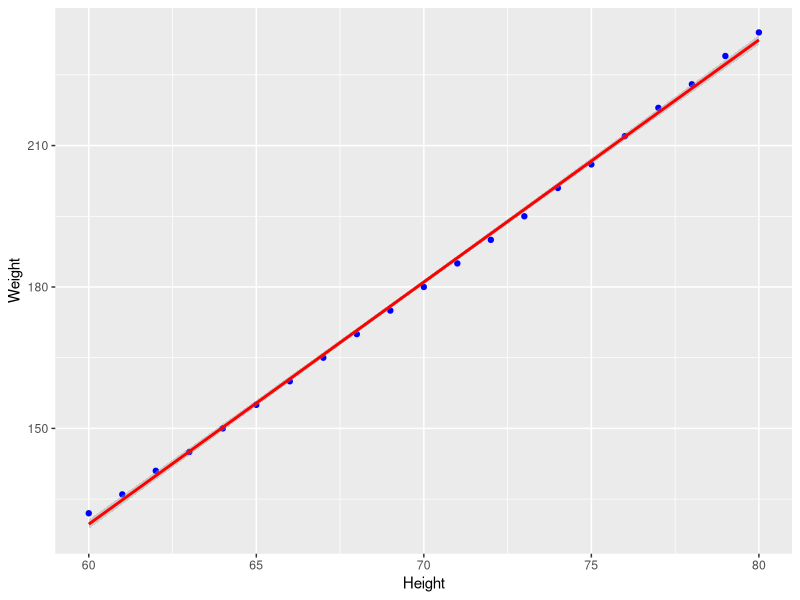
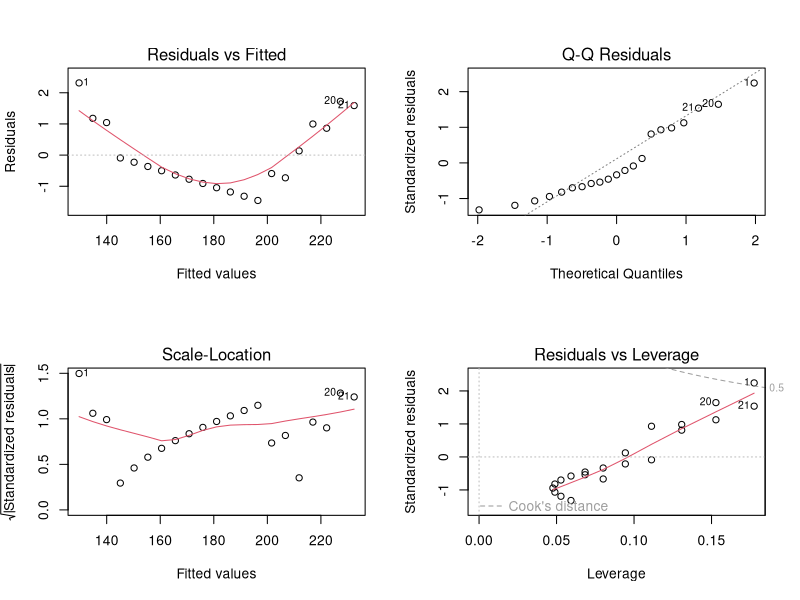
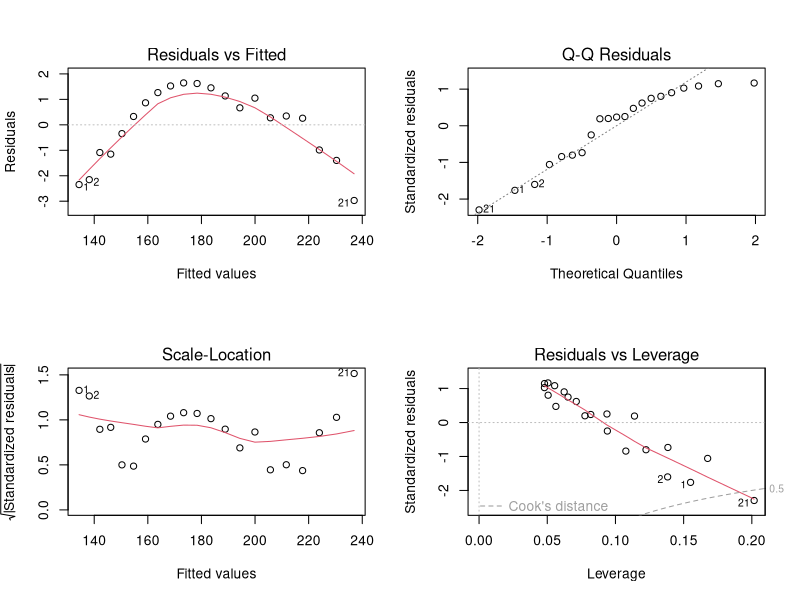

Reproduce these figures in R, in order.
## ---- chunk 1
#I assume each dining area has 50% of the students in the begining.
Grease <- 0.5
Sweet <- 0.5
df <- data.frame(Grease, Sweet)


df$Grease[1]

for (i in 1:10)
{ 
  a <- (0.25 * df$Grease[i] + 0.07 * df$Sweet[i])
  b <- (0.75 * df$Grease[i] + 0.93 * df$Sweet[i])
  df <- rbind(df, c(a, b))
}
df
## ---- chunk 2
library(ggplot2)
df <- data.frame(Height = 60:80, Weight = c(132, 136, 141, 145, 150, 155, 160, 165, 170, 175, 180, 185, 190, 195, 201, 206, 212, 218, 223, 229, 234))
df

ggplot(data = df, aes(x = Height, y = Weight)) + geom_point(color='blue')+   geom_smooth(method = "lm", formula = y ~ x, color = "red")
## ---- chunk 3
m <- nrow(df)
numerator1 <- m * sum(df$Height * df$Weight) - sum(df$Height) * sum(df$Weight)
denomenator1 <- (m * sum(df$Height ^ 2) - (sum(df$Height) ^ 2))
a <- numerator1 / denomenator1
a


numerator2 <- sum(df$Height ^ 2) * sum(df$Weight) - sum(df$Height * df$Weight) * sum(df$Height)
denomenator2 <- m * sum(df$Height ^ 2) - sum(df$Height) ^ 2
b <- numerator2 / denomenator2
b
## ---- chunk 4
SSE <- sum((df$Weight - (a * df$Height + b)) ^ 2)
SSE
## ---- chunk 5
SST <- sum((df$Weight - mean(df$Weight)) ^ 2)
SST
## ---- chunk 6
SSR <- SST - SSE
SSR
## ---- chunk 7
r_square <- 1 - (SSE / SST)
r_square
## ---- chunk 8
m1 <- lm(df$Weight ~ df$Height)
summary(m1)

par(mfrow=c(2,2))
plot(m1)
## ---- chunk 9
df$cube_height <- df$Height ^ 3


m <- nrow(df)
numerator1 <- m * sum(df$cube_height * df$Weight) - sum(df$cube_height) * sum(df$Weight)
denomenator1 <- (m * sum(df$cube_height ^ 2) - (sum(df$cube_height) ^ 2))
a <- numerator1 / denomenator1
a


numerator2 <- sum(df$cube_height ^ 2) * sum(df$Weight) - sum(df$cube_height * df$Weight) * sum(df$cube_height)
denomenator2 <- m * sum(df$cube_height ^ 2) - sum(df$cube_height) ^ 2
b <- numerator2 / denomenator2
b
## ---- chunk 10
SSE <- sum((df$Weight - (a * df$cube_height + b)) ^ 2)
SSE
## ---- chunk 11
SST <- sum((df$Weight - mean(df$Weight)) ^ 2)
SST
## ---- chunk 12
SSR <- SST - SSE
SSR
## ---- chunk 13
r_square <- 1 - (SSE / SST)
r_square
## ---- chunk 14
m2 <- lm(df$Weight ~ df$cube_height)
summary(m2)

par(mfrow=c(2,2))
plot(m2)
